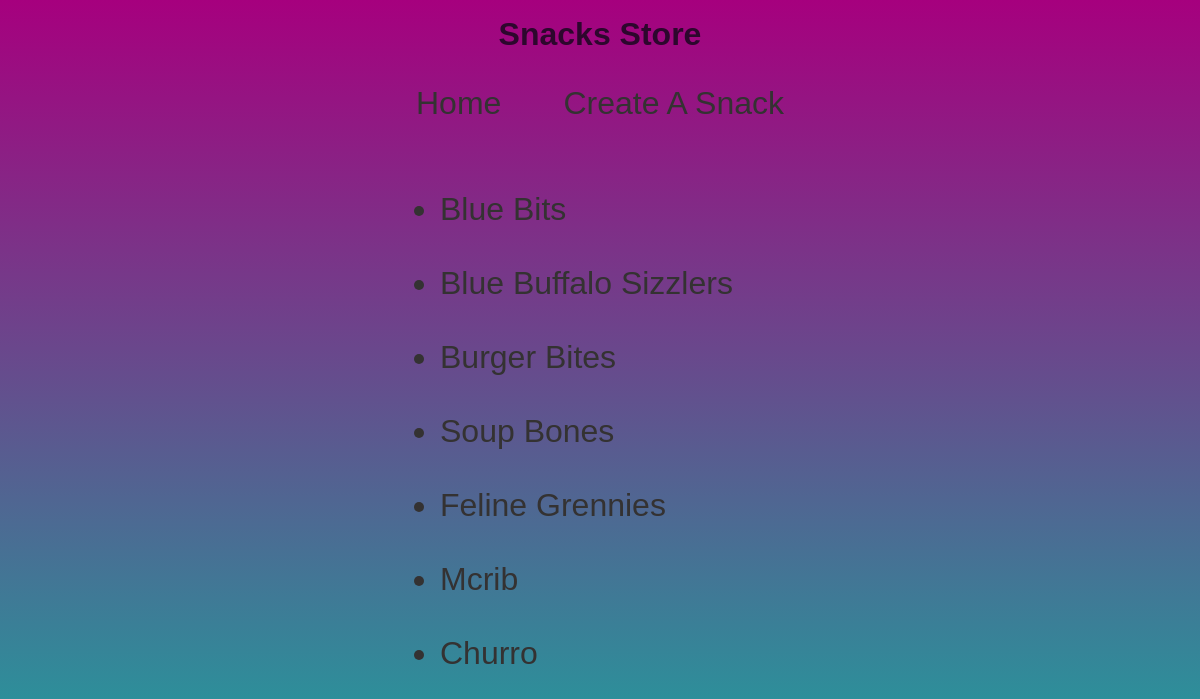
The page / on the database its author committed.
### snacks/models.py (models this page shows, shortened)
class Snack(models.Model):
    title = models.CharField(max_length=64)
    description = models.TextField(default="")
    purchaser = models.ForeignKey(get_user_model(), on_delete=models.CASCADE)
    created = models.DateTimeField(auto_now_add=True, blank=True)

### snacks/views.py (the view)
# urls.py: path('', SnackListView.as_view(), name='list_snack'),
class SnackListView(ListView):
    template_name = 'snack-list.html'
    model = Snack

### templates/snack-list.html
{% extends 'base.html' %}
{% block content %}
<ul>
    {% for snack in object_list %}
    <a href="{% url 'detail_snack' snack.pk %}">
        <li>{{ snack.title }}</li>
    </a>
    {% endfor %}
</ul>
{% endblock content %}

### static/style.css (style rules this page uses)
body { background: rgb(166, 0, 126); background: linear-gradient(180deg, rgba(166, 0, 126, 1) 0%, rgba(24, 168, 159, 1) 100%); color: rgb(33, 32, 32); font-family: Optima, sans-serif; }
a { text-decoration: none; font-size: 2rem; color: rgb(52, 50, 50); margin: 1rem; }

### rows shown on the page
Snack: title "Blue Bits"
Snack: title "Blue Buffalo Sizzlers"
Snack: title "Burger Bites"
Snack: title "Soup Bones"
Snack: title "Feline Grennies"
Snack: title "Mcrib"
Snack: title "Churro"
